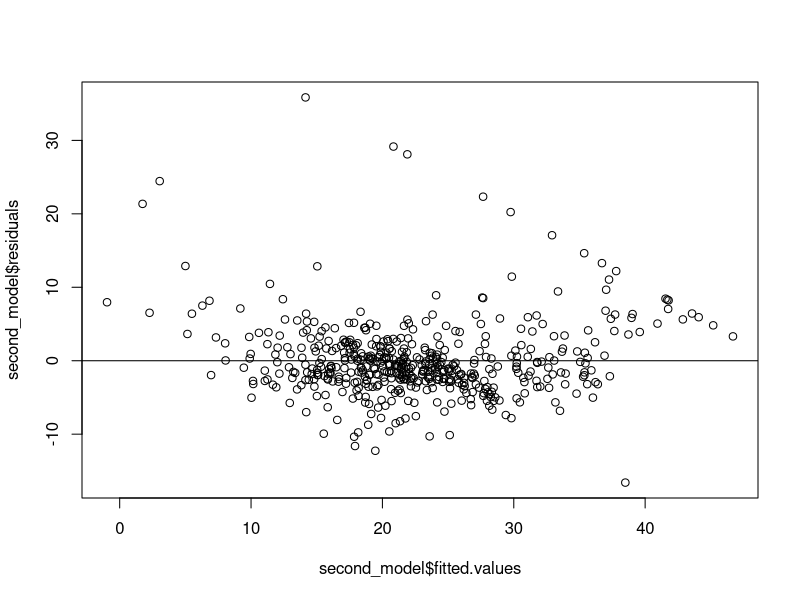
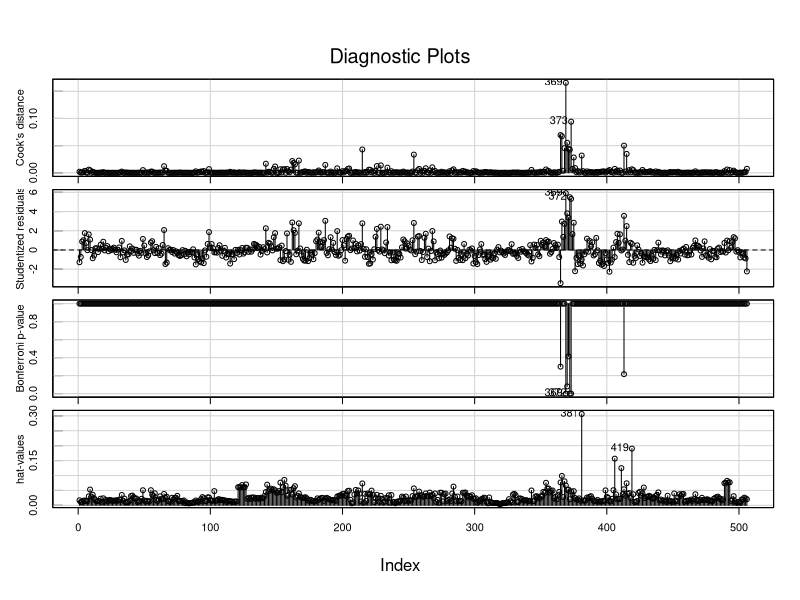

These charts were generated, in order, by the following R code:
library( car);library(MASS)
getwd()
Boston = read.csv('Boston.csv')

# Task 2.a
var_initial_model <- Boston[ , !names(Boston) %in% "lstat"]
initial_model = lm(medv~., data = Boston)
summary(initial_model)

#Task 2.b
vif(initial_model)

## Task 2.c
var_second_model <- var_initial_model[ , !names(var_initial_model) %in% "rm"]
second_model = lm(medv~., data = var_second_model)
summary(second_model)

## Task 2.e
par(mfrow = c(1,1))
plot(second_model$fitted.values, second_model$residuals)
#add a horizontal line at 0 
abline(0,0)

##Task 2.f
var_third_model = Boston[ , !names(Boston) %in% "total_area"]
third_model = lm(medv~., data = var_third_model)
anova(second_model, third_model)

##Task 2.g
car::influenceIndexPlot(third_model)

var_third_model[c(369,372,381,419), ]
